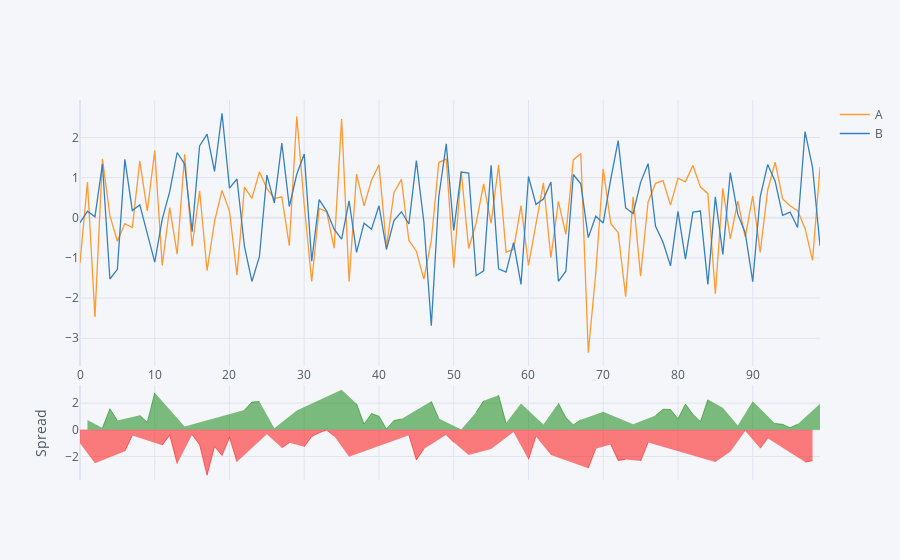

The cell this chart's notebook holds for it:
### Code cell
# plot df['A'] and df['B']
